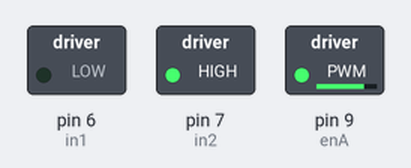
This sketch was run on a simulated Arduino Uno, built with avr-gcc and run on an emulated ATmega328P. Parts: switched loads named in the sketch (green lamp = pin HIGH).

Above: at 0.1 s.
Timing chart, 0 to 1.6 s (numbered marks = the images above):
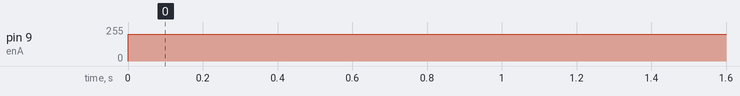

Measured:
- by itself, pin 9 (enA): 0/255 → 200/255 at 0.00 s

The sketch:

l298n_motor_test.ino
```cpp
#define enA 9     // PWM capable pin
#define in1 6
#define in2 7

int pwmOutput = 200; //

void setup() {
  pinMode(enA, OUTPUT);
  pinMode(in1, OUTPUT);
  pinMode(in2, OUTPUT);

  // Set initial rotation direction ("forward")
  digitalWrite(in1, LOW);
  digitalWrite(in2, HIGH);
}

void loop() {

  analogWrite(enA, pwmOutput); // Send PWM signal to L298N Enable pin

}
```
